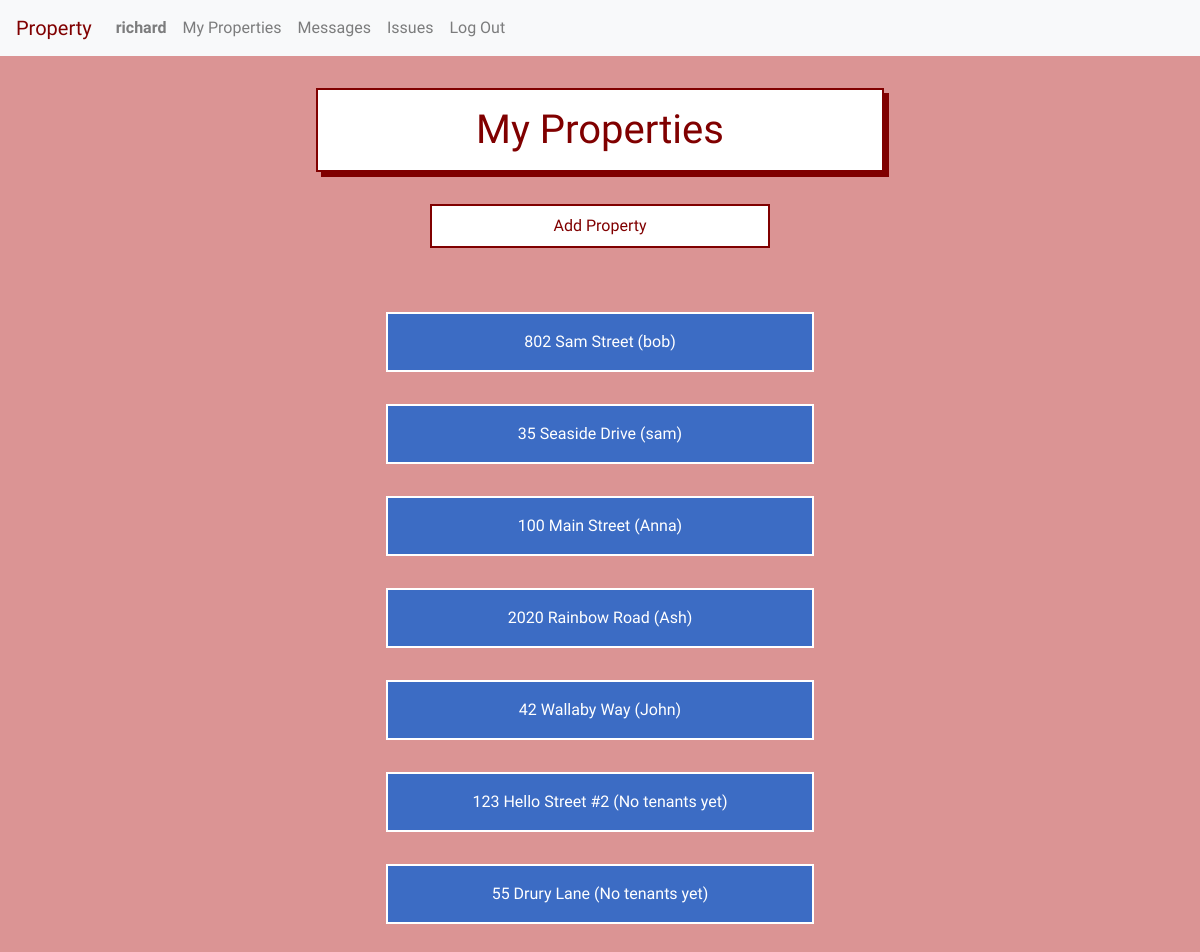
Screenshot of /property/ (signed in) with the database file from the repository.
### property/models.py (models this page shows, shortened)
class User(AbstractUser):
    tenant = models.BooleanField(default=True)
    manager = models.BooleanField(default=False)
    profile_picture = models.ImageField(blank=True, null=True, upload_to='profile_images/')

class Unit(models.Model):
    manager = models.ForeignKey(User, on_delete=models.CASCADE, related_name="managers")
    tenant = models.ForeignKey(User, on_delete=models.CASCADE, related_name="tenants", blank=True, null=True)
    address = models.CharField(max_length=200)
    image = models.ImageField(blank=True, upload_to='unit_images/')
    lease = models.FileField(blank=True, upload_to='leases/')
    def __str__(self):
        return f"{self.address}"

### property/views.py (the view, shortened to what this page needs)
# urls.py: path("", views.index, name="index"),
def index(request):
    if request.user.is_authenticated:
        if request.user.manager:
            try:
                units = Unit.objects.filter(manager=request.user).order_by('address').order_by('-tenant')
            except ObjectDoesNotExist:
                units = None
            return render(request, 'property/index.html', {
                "units": units,
            })
    else:
        return render(request, 'property/login.html')

### property/templates/property/index.html (shortened to what this page needs)
{% extends "property/layout.html" %}
{% load static %}
{% block body %}
    {% if user.manager %}
        {% if not units %}
            <br><br>
            <p> You have not registered any properties yet. </p>
            <p> Let's get started! </p>
            <div class="add-property-link">
                <a href="{% url 'add_property' %}">Add Property</a>
            </div>
        {% else %}
            <h1>My Properties</h1>
            <a href="{% url 'add_property' %}">
                <div class="add-property-link">
                    Add Property
                </div>
            </a>
            <div class="list-container">
                {% for unit in units %}
                <a href="{% url 'unit' unit.id %}">
                    <div class="listed-item-link">
                        {{unit}} {% if unit.tenant %} ({{unit.tenant.first_name}}) {% else %} (No tenants yet) {% endif %}
                    </div>
                </a>
                {% endfor %}
            </div>
        {% endif %}
    {% endif %}
{% endblock %}

### property/templates/property/layout.html (shortened to what this page needs)
{% load static %}
<!DOCTYPE html>
<html lang="en">
    <head>
        <link rel="stylesheet" href="https://stackpath.bootstrapcdn.com/bootstrap/4.3.1/css/bootstrap.min.css">
        <link href="{% static 'property/styles.css' %}" rel="stylesheet">
    </head>
    <body>
        {% if user.is_authenticated %}
        <nav class="navbar sticky-top navbar-expand-lg navbar-light bg-light">
            <a id="property" class="navbar-brand" href="{% url 'index' %}">Property</a>
            <div class="collapse navbar-collapse" id="navbarTogglerDemo02">
              <ul class="navbar-nav mr-auto mt-2 mt-lg-0">
                <li class="nav-item">
                    <a class="nav-link" href="{% url 'profile' %}"><strong>{{ user.username }}</strong></a>
                </li>
                {% if user.manager %}
                <li class="nav-item">
                    <a class="nav-link" href="{% url 'index' %}">My Properties</a>
                </li>
                {% endif %}
                <li class="nav-item">
                    <a id="messages_nav" class="nav-link" href="{% url 'messages' %}">Messages</a>
                </li>
                <li class="nav-item">
                    <a id="issues_nav" class="nav-link" href="{% url 'issues' %}">Issues</a>
                </li>
                <li class="nav-item">
                    <a class="nav-link" href="{% url 'logout' %}">Log Out</a>
                </li>
              </ul>
            </div>
          </nav>
        {% endif %}
        <div class="body">
        {% block body %}
        {% endblock %}
        </div>
    </body>
</html>

### property/static/property/styles.css (style rules this page uses)
:root { --blue: rgb(60, 108, 196); --lightblue: rgb(127, 167, 241); }
body { background-color: rgb(219, 148, 148); color: maroon; font-family: 'Yusei Magic', sans-serif; }
#property { color: maroon; }
a { text-decoration: none !important; }
.body { padding: 2rem; text-align: center; }
h1 { padding: 1rem; margin-bottom: 1rem; margin: auto; text-align: center; border: maroon solid 2px; background-color: white; color: maroon; display: block; box-shadow: 5px 5px; width: 50%; min-width: 350px; }
.list-container { padding: 2rem; }
.listed-item-link { padding: 1rem; margin: auto; width: 40%; min-width: 300px; margin-bottom: 2rem; text-align: center; border: white solid 2px; background-color: var(--blue); color: white; display: block; }
.show_send_a_message_form, .show_report_an_issue_form, .add-property-link { padding: 0.5rem; margin: auto; width: 30%; min-width: 200px; margin-bottom: 2rem; margin-top: 2rem; text-align: center; border: maroon solid 2px; background-color: white; color: maroon; }

### rows the page displays
User: username "richard"
Unit: address "802 Sam Street", tenant.first_name "bob"
Unit: address "35 Seaside Drive", tenant.first_name "sam"
Unit: address "100 Main Street", tenant.first_name "Anna"
Unit: address "2020 Rainbow Road", tenant.first_name "Ash"
Unit: address "42 Wallaby Way", tenant.first_name "John"
Unit: address "123 Hello Street #2", shows "(No tenants yet)"
Unit: address "55 Drury Lane", shows "(No tenants yet)"
